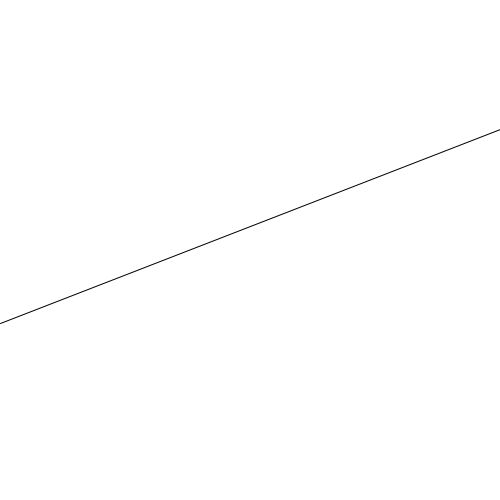
Frame 1 (no input)
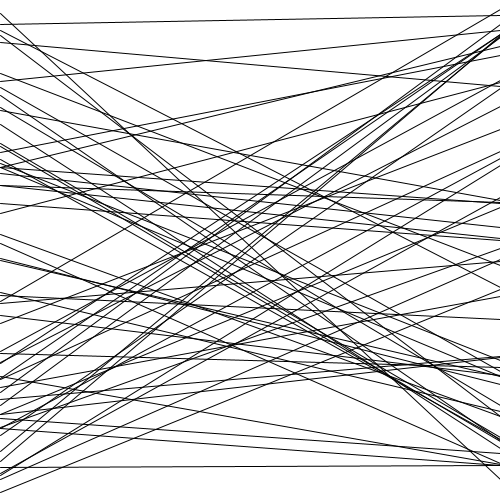
Frame 60 (the mouse pressed at the canvas centre just before this capture)
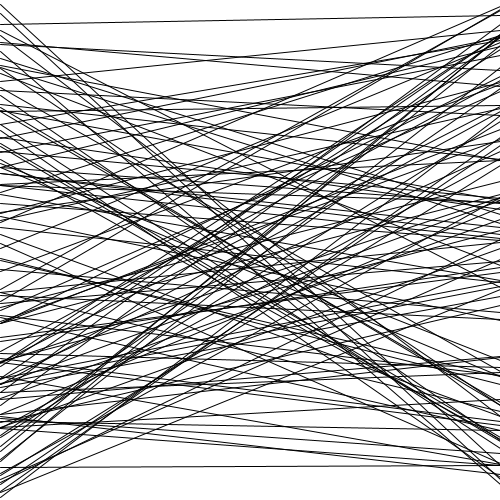
Frame 120 (the mouse held since frame 60 and released just before this capture)

The Processing sketch that drew these frames (run headless with seeded random() and noise(); from frame 60 on, the mouse is pressed at the canvas centre):

// Processing sketch: exercicio_6
// ── exercicio_6.pde
void setup(){
  size(500, 500);
  background(255);
}

void draw()
{
  strokeWeight(1);
  line(0, random(500), 500, random(500));
  line(500, random(500), 500, random(500));
}
